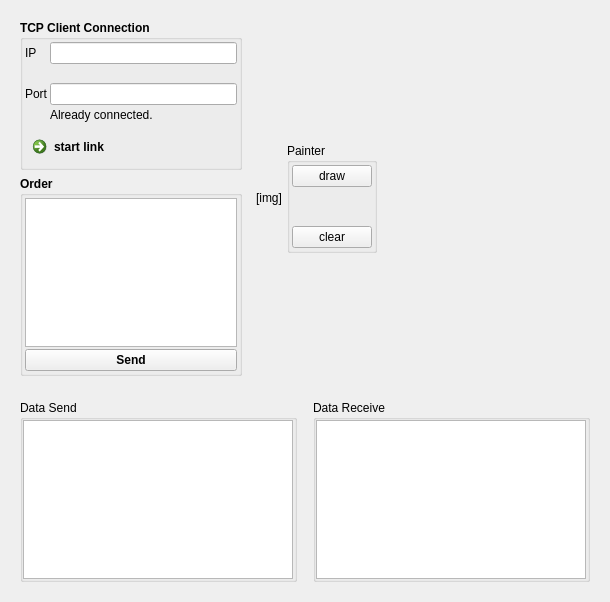
<?xml version="1.0" encoding="UTF-8"?>
<ui version="4.0">
 <class>Widget</class>
 <widget class="QWidget" name="Widget">
  <property name="geometry">
   <rect>
    <x>0</x>
    <y>0</y>
    <width>610</width>
    <height>598</height>
   </rect>
  </property>
  <property name="sizePolicy">
   <sizepolicy hsizetype="Expanding" vsizetype="Expanding">
    <horstretch>0</horstretch>
    <verstretch>0</verstretch>
   </sizepolicy>
  </property>
  <property name="windowTitle">
   <string>StongerThanDJI Ver1.0</string>
  </property>
  <layout class="QVBoxLayout" name="verticalLayout">
   <item>
    <widget class="QWidget" name="widget" native="true">
     <property name="sizePolicy">
      <sizepolicy hsizetype="Fixed" vsizetype="Fixed">
       <horstretch>0</horstretch>
       <verstretch>0</verstretch>
      </sizepolicy>
     </property>
     <layout class="QHBoxLayout" name="horizontalLayout">
      <property name="spacing">
       <number>3</number>
      </property>
      <property name="leftMargin">
       <number>0</number>
      </property>
      <property name="topMargin">
       <number>0</number>
      </property>
      <property name="rightMargin">
       <number>0</number>
      </property>
      <property name="bottomMargin">
       <number>0</number>
      </property>
      <item>
       <widget class="QWidget" name="widget_3" native="true">
        <layout class="QVBoxLayout" name="verticalLayout_2">
         <item>
          <widget class="QGroupBox" name="groupBox">
           <property name="minimumSize">
            <size>
             <width>222</width>
             <height>150</height>
            </size>
           </property>
           <property name="maximumSize">
            <size>
             <width>222</width>
             <height>150</height>
            </size>
           </property>
           <property name="font">
            <font>
             <bold>true</bold>
            </font>
           </property>
           <property name="title">
            <string>TCP Client Connection</string>
           </property>
           <layout class="QFormLayout" name="formLayout">
            <property name="horizontalSpacing">
             <number>2</number>
            </property>
            <property name="verticalSpacing">
             <number>2</number>
            </property>
            <property name="leftMargin">
             <number>2</number>
            </property>
            <property name="topMargin">
             <number>2</number>
            </property>
            <property name="rightMargin">
             <number>2</number>
            </property>
            <property name="bottomMargin">
             <number>2</number>
            </property>
            <item row="0" column="0">
             <widget class="QLabel" name="label">
              <property name="font">
               <font>
                <bold>false</bold>
               </font>
              </property>
              <property name="text">
               <string>IP</string>
              </property>
             </widget>
            </item>
            <item row="0" column="1">
             <widget class="QLineEdit" name="IPlineEdit">
              <property name="font">
               <font>
                <bold>false</bold>
               </font>
              </property>
              <property name="text">
               <string/>
              </property>
             </widget>
            </item>
            <item row="3" column="0">
             <widget class="QLabel" name="label_2">
              <property name="font">
               <font>
                <bold>false</bold>
               </font>
              </property>
              <property name="text">
               <string>Port</string>
              </property>
             </widget>
            </item>
            <item row="3" column="1">
             <widget class="QLineEdit" name="PortlineEdit">
              <property name="font">
               <font>
                <bold>false</bold>
               </font>
              </property>
              <property name="text">
               <string/>
              </property>
             </widget>
            </item>
            <item row="4" column="1">
             <widget class="QLabel" name="label_3">
              <property name="minimumSize">
               <size>
                <width>0</width>
                <height>16</height>
               </size>
              </property>
              <property name="maximumSize">
               <size>
                <width>16777215</width>
                <height>16</height>
               </size>
              </property>
              <property name="font">
               <font>
                <bold>false</bold>
               </font>
              </property>
              <property name="text">
               <string>Already connected.</string>
              </property>
             </widget>
            </item>
            <item row="6" column="0" colspan="2">
             <widget class="QWidget" name="widget_6" native="true">
              <layout class="QVBoxLayout" name="verticalLayout_3">
               <property name="spacing">
                <number>0</number>
               </property>
               <property name="leftMargin">
                <number>0</number>
               </property>
               <property name="topMargin">
                <number>0</number>
               </property>
               <property name="rightMargin">
                <number>0</number>
               </property>
               <property name="bottomMargin">
                <number>0</number>
               </property>
               <item>
                <widget class="QCommandLinkButton" name="LinkButton">
                 <property name="minimumSize">
                  <size>
                   <width>0</width>
                   <height>32</height>
                  </size>
                 </property>
                 <property name="maximumSize">
                  <size>
                   <width>16777215</width>
                   <height>32</height>
                  </size>
                 </property>
                 <property name="font">
                  <font>
                   <bold>true</bold>
                  </font>
                 </property>
                 <property name="layoutDirection">
                  <enum>Qt::LeftToRight</enum>
                 </property>
                 <property name="text">
                  <string>start link</string>
                 </property>
                 <property name="checkable">
                  <bool>false</bool>
                 </property>
                 <property name="checked">
                  <bool>false</bool>
                 </property>
                 <property name="autoRepeat">
                  <bool>false</bool>
                 </property>
                 <property name="autoRepeatInterval">
                  <number>0</number>
                 </property>
                </widget>
               </item>
              </layout>
             </widget>
            </item>
            <item row="5" column="1">
             <spacer name="verticalSpacer">
              <property name="orientation">
               <enum>Qt::Vertical</enum>
              </property>
              <property name="sizeHint" stdset="0">
               <size>
                <width>20</width>
                <height>40</height>
               </size>
              </property>
             </spacer>
            </item>
            <item row="1" column="1">
             <spacer name="verticalSpacer_2">
              <property name="orientation">
               <enum>Qt::Vertical</enum>
              </property>
              <property name="sizeType">
               <enum>QSizePolicy::Minimum</enum>
              </property>
              <property name="sizeHint" stdset="0">
               <size>
                <width>20</width>
                <height>15</height>
               </size>
              </property>
             </spacer>
            </item>
            <item row="7" column="1">
             <spacer name="verticalSpacer_3">
              <property name="orientation">
               <enum>Qt::Vertical</enum>
              </property>
              <property name="sizeHint" stdset="0">
               <size>
                <width>20</width>
                <height>40</height>
               </size>
              </property>
             </spacer>
            </item>
           </layout>
          </widget>
         </item>
         <item>
          <widget class="QGroupBox" name="groupBox_2">
           <property name="minimumSize">
            <size>
             <width>222</width>
             <height>200</height>
            </size>
           </property>
           <property name="maximumSize">
            <size>
             <width>222</width>
             <height>200</height>
            </size>
           </property>
           <property name="font">
            <font>
             <bold>true</bold>
            </font>
           </property>
           <property name="title">
            <string>Order</string>
           </property>
           <layout class="QVBoxLayout" name="verticalLayout_4">
            <property name="spacing">
             <number>2</number>
            </property>
            <property name="leftMargin">
             <number>2</number>
            </property>
            <property name="topMargin">
             <number>2</number>
            </property>
            <property name="rightMargin">
             <number>2</number>
            </property>
            <property name="bottomMargin">
             <number>2</number>
            </property>
            <item>
             <widget class="QTextEdit" name="command">
              <property name="html">
               <string>&lt;!DOCTYPE HTML PUBLIC &quot;-//W3C//DTD HTML 4.0//EN&quot; &quot;http://www.w3.org/TR/REC-html40/strict.dtd&quot;&gt;
&lt;html&gt;&lt;head&gt;&lt;meta name=&quot;qrichtext&quot; content=&quot;1&quot; /&gt;&lt;meta charset=&quot;utf-8&quot; /&gt;&lt;style type=&quot;text/css&quot;&gt;
p, li { white-space: pre-wrap; }
&lt;/style&gt;&lt;/head&gt;&lt;body style=&quot; font-family:'Microsoft YaHei UI'; font-size:9pt; font-weight:700; font-style:normal;&quot;&gt;
&lt;p style=&quot;-qt-paragraph-type:empty; margin-top:0px; margin-bottom:0px; margin-left:0px; margin-right:0px; -qt-block-indent:0; text-indent:0px;&quot;&gt;&lt;br /&gt;&lt;/p&gt;&lt;/body&gt;&lt;/html&gt;</string>
              </property>
             </widget>
            </item>
            <item>
             <widget class="QPushButton" name="pushButton">
              <property name="text">
               <string>Send</string>
              </property>
             </widget>
            </item>
           </layout>
          </widget>
         </item>
        </layout>
       </widget>
      </item>
      <item>
       <widget class="QWidget" name="widget_4" native="true">
        <property name="sizePolicy">
         <sizepolicy hsizetype="Fixed" vsizetype="Fixed">
          <horstretch>0</horstretch>
          <verstretch>0</verstretch>
         </sizepolicy>
        </property>
        <layout class="QHBoxLayout" name="horizontalLayout_5">
         <property name="spacing">
          <number>2</number>
         </property>
         <property name="leftMargin">
          <number>2</number>
         </property>
         <property name="topMargin">
          <number>2</number>
         </property>
         <property name="rightMargin">
          <number>2</number>
         </property>
         <property name="bottomMargin">
          <number>2</number>
         </property>
         <item>
          <widget class="m_label" name="img_2">
           <property name="sizePolicy">
            <sizepolicy hsizetype="Fixed" vsizetype="Fixed">
             <horstretch>0</horstretch>
             <verstretch>0</verstretch>
            </sizepolicy>
           </property>
           <property name="text">
            <string>[img]</string>
           </property>
           <property name="alignment">
            <set>Qt::AlignCenter</set>
           </property>
          </widget>
         </item>
        </layout>
       </widget>
      </item>
      <item>
       <widget class="QGroupBox" name="groupBox_5">
        <property name="maximumSize">
         <size>
          <width>16777215</width>
          <height>110</height>
         </size>
        </property>
        <property name="title">
         <string>Painter</string>
        </property>
        <layout class="QVBoxLayout" name="verticalLayout_6">
         <property name="spacing">
          <number>2</number>
         </property>
         <property name="leftMargin">
          <number>2</number>
         </property>
         <property name="topMargin">
          <number>2</number>
         </property>
         <property name="rightMargin">
          <number>2</number>
         </property>
         <property name="bottomMargin">
          <number>2</number>
         </property>
         <item>
          <widget class="QPushButton" name="draw">
           <property name="text">
            <string>draw</string>
           </property>
          </widget>
         </item>
         <item>
          <spacer name="verticalSpacer_4">
           <property name="orientation">
            <enum>Qt::Vertical</enum>
           </property>
           <property name="sizeHint" stdset="0">
            <size>
             <width>20</width>
             <height>40</height>
            </size>
           </property>
          </spacer>
         </item>
         <item>
          <widget class="QPushButton" name="clear">
           <property name="text">
            <string>clear</string>
           </property>
          </widget>
         </item>
        </layout>
       </widget>
      </item>
     </layout>
    </widget>
   </item>
   <item>
    <widget class="QWidget" name="widget_2" native="true">
     <property name="minimumSize">
      <size>
       <width>0</width>
       <height>200</height>
      </size>
     </property>
     <layout class="QHBoxLayout" name="horizontalLayout_2">
      <item>
       <widget class="QGroupBox" name="groupBox_3">
        <property name="title">
         <string>Data Send</string>
        </property>
        <layout class="QHBoxLayout" name="horizontalLayout_3">
         <property name="spacing">
          <number>0</number>
         </property>
         <property name="leftMargin">
          <number>0</number>
         </property>
         <property name="topMargin">
          <number>0</number>
         </property>
         <property name="rightMargin">
          <number>0</number>
         </property>
         <property name="bottomMargin">
          <number>0</number>
         </property>
         <item>
          <widget class="QTextEdit" name="sendText">
           <property name="sizePolicy">
            <sizepolicy hsizetype="Preferred" vsizetype="Preferred">
             <horstretch>0</horstretch>
             <verstretch>0</verstretch>
            </sizepolicy>
           </property>
           <property name="minimumSize">
            <size>
             <width>270</width>
             <height>158</height>
            </size>
           </property>
           <property name="maximumSize">
            <size>
             <width>270</width>
             <height>16777215</height>
            </size>
           </property>
          </widget>
         </item>
        </layout>
       </widget>
      </item>
      <item>
       <spacer name="horizontalSpacer">
        <property name="orientation">
         <enum>Qt::Horizontal</enum>
        </property>
        <property name="sizeType">
         <enum>QSizePolicy::Minimum</enum>
        </property>
        <property name="sizeHint" stdset="0">
         <size>
          <width>10</width>
          <height>20</height>
         </size>
        </property>
       </spacer>
      </item>
      <item>
       <widget class="QGroupBox" name="groupBox_4">
        <property name="title">
         <string>Data Receive</string>
        </property>
        <layout class="QHBoxLayout" name="horizontalLayout_4">
         <property name="spacing">
          <number>0</number>
         </property>
         <property name="leftMargin">
          <number>0</number>
         </property>
         <property name="topMargin">
          <number>0</number>
         </property>
         <property name="rightMargin">
          <number>0</number>
         </property>
         <property name="bottomMargin">
          <number>0</number>
         </property>
         <item>
          <widget class="QTextEdit" name="receiveText">
           <property name="enabled">
            <bool>true</bool>
           </property>
           <property name="sizePolicy">
            <sizepolicy hsizetype="Preferred" vsizetype="Preferred">
             <horstretch>0</horstretch>
             <verstretch>0</verstretch>
            </sizepolicy>
           </property>
           <property name="minimumSize">
            <size>
             <width>270</width>
             <height>158</height>
            </size>
           </property>
           <property name="maximumSize">
            <size>
             <width>270</width>
             <height>16777215</height>
            </size>
           </property>
          </widget>
         </item>
        </layout>
       </widget>
      </item>
     </layout>
    </widget>
   </item>
  </layout>
 </widget>
 <customwidgets>
  <customwidget>
   <class>m_label</class>
   <extends>QLabel</extends>
   <header location="global">m_label.h</header>
  </customwidget>
 </customwidgets>
 <resources/>
 <connections/>
</ui>
